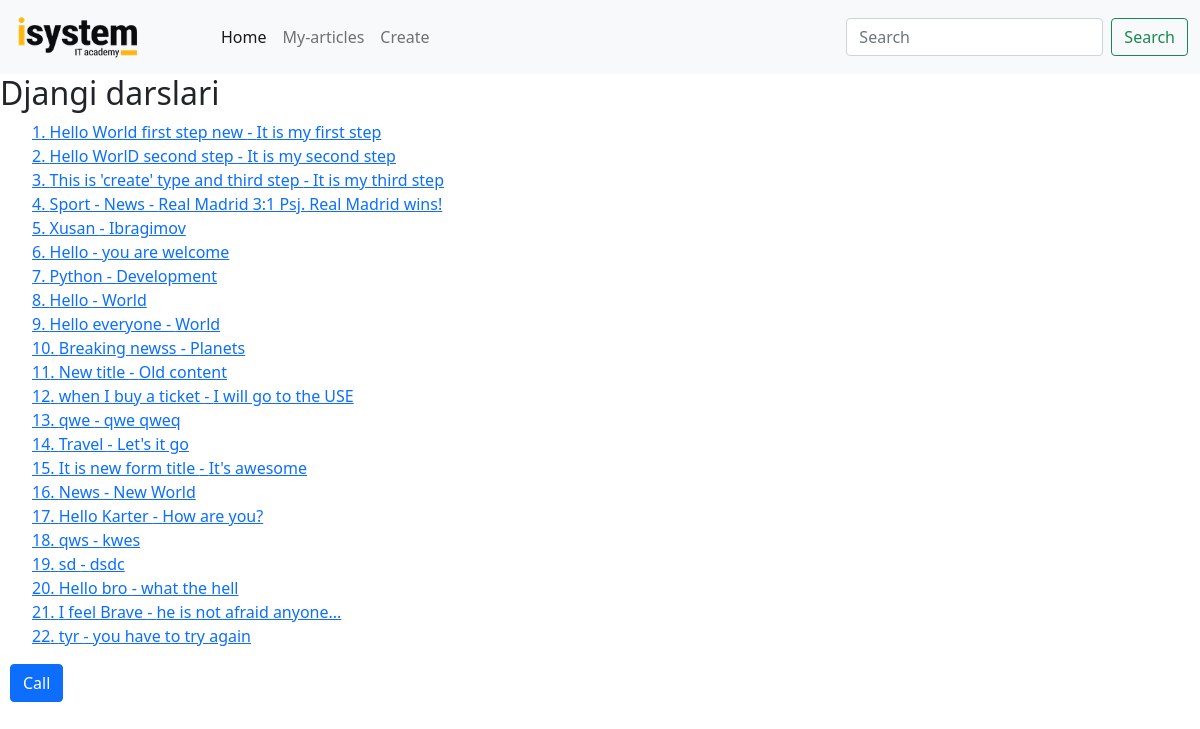
Screenshot of /articles/ (signed in) with the database file from the repository.
### articles/models.py (models this page shows, shortened)
class Article(models.Model):
    author = models.ForeignKey(User, on_delete=models.SET_NULL, null=True, blank=True)
    title = models.CharField(max_length=255)
    image = models.ImageField(upload_to='articles', null=True)
    slug = models.SlugField(unique=True, null=True)
    content = models.TextField()
    tags = models.ManyToManyField(Tag, null=True, blank=True)
    time = models.DateTimeField(null=True)
    last_update = models.DateTimeField(auto_now=True)
    created_at = models.DateTimeField(auto_now_add=True)
    objects = ArticleManager()

### articles/views.py (the view)
# urls.py: path('', home_view),
@login_required(login_url='/login')
def home_view(request):
    object_list = Article.objects.all()
    context = {
        'object_list': object_list
    }
    return render(request, 'articles/index.html', context)

### templates/articles/index.html (shortened to what this page needs)
{% extends 'base.html' %}
{% block content %}
<ul>
    {% for object in object_list %}
    <li style="list-style: none;">
        <a href="{% url 'article_detail_view' object.slug %}">{{ forloop.counter }}. {{object.title}} -
            {{object.content}}</a>
    </li>
    {% endfor %}
</ul>
<div style="margin: 10px;">
    <button type="submit" id="hello-btn" class="btn btn-primary">Call</button>
</div>
{% endblock %}

### templates/base.html (shortened to what this page needs)
{% load static %}
<!DOCTYPE  html>
<html lang="en">
<head>
    <link rel="stylesheet" href="{% static 'css/index.css' %}">
    <link href="https://cdn.jsdelivr.net/npm/bootstrap@5.1.3/dist/css/bootstrap.min.css" rel="stylesheet"
>
</head>
<body>
<nav class="navbar navbar-expand-lg navbar-light bg-light">
    <div class="container-fluid">
        <a class="navbar-brand" href="/articles/">
            <img src="{% static 'imgs/isystem-logo.png' %}" alt="image.logo" class="logo-img">
        </a>
        <div class="collapse navbar-collapse" id="navbarSupportedContent">
            <ul class="navbar-nav me-auto mb-2 mb-lg-0">
                <li class="nav-item">
                    <a class="nav-link active" aria-current="page" href="/articles/">Home</a>
                </li>
                <li class="nav-item">
                    <a class="nav-link" href="/articles/my-articles/">My-articles</a>
                </li>
                <li class="nav-item">
                    <a class="nav-link" href="/articles/fcreate/">Create</a>
                </li>
            </ul>
            <form class="d-flex" method="post" action="/articles/search/">
                <input class="form-control me-2" type="search" name="q" placeholder="Search" aria-label="Search">
                <button class="btn btn-outline-success" type="submit">Search</button>
            </form>
        </div>
    </div>
</nav>
<h2>Djangi darslari</h2>
<div id="block-content">
    {% block content %}
    {% endblock %}
</div>
</body>
</html>

### static/css/index.css (style rules this page uses)
body { background-color: #fffccf; }
.logo-img { width: 70%; }

### rows the page displays
Article: title "Hello World first step new", content "It is my first step"
Article: title "Hello WorlD second step", content "It is my second step"
Article: title "This is 'create' type and third step", content "It is my third step"
Article: title "Sport - News", content "Real Madrid 3:1 Psj. Real Madrid wins!"
Article: title "Xusan", content "Ibragimov"
Article: title "Hello", content "you are welcome"
Article: title "Python", content "Development"
Article: title "Hello", content "World"
Article: title "Hello everyone", content "World"
Article: title "Breaking newss", content "Planets"
Article: title "New title", content "Old content"
Article: title "when I buy a ticket", content "I will go to the USE"
Article: title "qwe", content "qwe qweq"
Article: title "Travel", content "Let's it go"
Article: title "It is new form title", content "It's awesome"
Article: title "News", content "New World"
Article: title "Hello Karter", content "How are you?"
Article: title "qws", content "kwes"
Article: title "sd", content "dsdc"
Article: title "Hello bro", content "what the hell"
Article: title "I feel Brave", content "he is not afraid anyone..."
Article: title "tyr", content "you have to try again"
